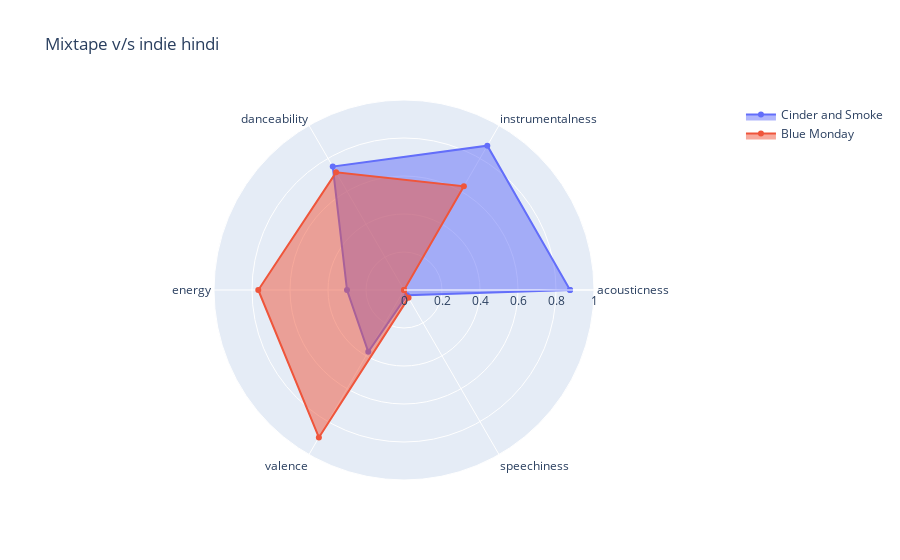

Here is the notebook cell this chart was saved with:
### Code cell
radar_plot(x , x0 , y , y0)

### Figure 1 — Plotly figure (JSON) as saved in the notebook; plotly's stock layout.template omitted (floating-point values rounded to 4 significant figures)
{"data": [{"fill": "toself", "name": "Cinder and Smoke", "r": [0.874, 0.877, 0.75, 0.3, 0.376, 0.0318, 0.874], "theta": ["acousticness", "instrumentalness", "danceability", "energy", "valence", "speechiness", "acousticness"], "type": "scatterpolar"}, {"fill": "toself", "name": "Blue Monday", "r": [0.000414, 0.63, 0.715, 0.767, 0.896, 0.0478, 0.000414], "theta": ["acousticness", "instrumentalness", "danceability", "energy", "valence", "speechiness", "acousticness"], "type": "scatterpolar"}], "layout": {"polar": {"radialaxis": {"range": [0, 1], "visible": true}}, "title": {"text": "Mixtape v/s indie hindi"}}}
